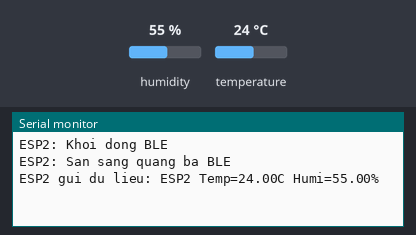
The sketch below on a simulated ESP32. On the bench: the last lines printed to the serial monitor. The inputs (shaded band) are chosen by the test bench; at power-on: humidity 55 %, temperature 24 °C. Nothing arrives over Bluetooth unless stated; a phone connects over Bluetooth LE 3 s after start.

Above: at 5.8 s.
5.9 s: humidity set to 22 %
At 10.8 s:
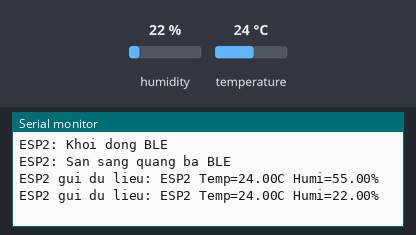
11.9 s: temperature set to 12 °C
At 15.4 s:
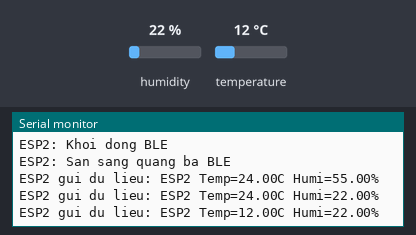
17.9 s: humidity set to 40 %
At 21.3 s:
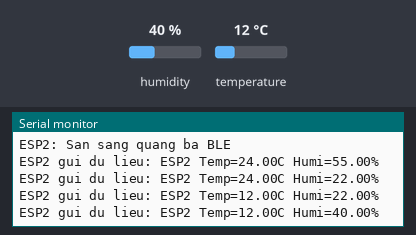
Timing chart, 0 to 22.8 s (numbered marks = the images above; inputs shaded):
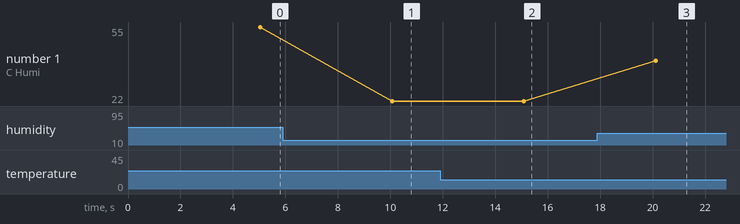

The sketch:

esp2_ble.ino
```cpp
#include <BLEDevice.h>
#include <BLEServer.h>
#include <BLEUtils.h>
#include <BLE2902.h>
#include "DHT.h"

#define DHTPIN 4
#define DHTTYPE DHT11
DHT dht(DHTPIN, DHTTYPE);

// BLE UUID
#define SERVICE_UUID        "12345678-1234-1234-1234-1234567890ab"
#define CHARACTERISTIC_UUID "abcdefab-1234-1234-1234-abcdefabcdef"

BLEServer *pServer = NULL;
BLECharacteristic *pCharacteristic = NULL;
bool deviceConnected = false;

// Callback BLE
class MyServerCallbacks : public BLEServerCallbacks {
  void onConnect(BLEServer* pServer) { deviceConnected = true; }
  void onDisconnect(BLEServer* pServer) {
    deviceConnected = false;
    pServer->startAdvertising();
  }
};

void setup() {
  Serial.begin(115200);
  Serial.println("ESP2: Khoi dong BLE");

  dht.begin();

  // BLE setup
  BLEDevice::init("ESP2");  // Tên BLE thi?t b?
  pServer = BLEDevice::createServer();
  pServer->setCallbacks(new MyServerCallbacks());

  BLEService *pService = pServer->createService(SERVICE_UUID);

  pCharacteristic = pService->createCharacteristic(
                      CHARACTERISTIC_UUID,
                      BLECharacteristic::PROPERTY_NOTIFY |
                      BLECharacteristic::PROPERTY_READ
                    );
  pCharacteristic->addDescriptor(new BLE2902());

  pService->start();

  pServer->getAdvertising()->addServiceUUID(SERVICE_UUID);
  pServer->getAdvertising()->setScanResponse(true);
  pServer->getAdvertising()->start();

  Serial.println("ESP2: San sang quang ba BLE");
}

void loop() {
  float temp = dht.readTemperature();
  float hum = dht.readHumidity();

  if (isnan(temp) || isnan(hum)) {
    Serial.println("ESP2: Loi doc DHT11");
    delay(3000);
    return;
  }

  if (deviceConnected) {
    char sendBuffer[50];
    snprintf(sendBuffer, sizeof(sendBuffer),
             "ESP2 Temp=%.2fC Humi=%.2f%%", temp, hum);

    Serial.print("ESP2 gui du lieu: ");
    Serial.println(sendBuffer);

    pCharacteristic->setValue(sendBuffer);
    pCharacteristic->notify();
  }

  delay(5000); // g?i m?i 5 giây
}
```

Measured:
- after the input at 5.9 s, the serial monitor: prints a new line after 4.2 s (image 1)
- after the input at 11.9 s, the serial monitor: prints a new line after 3.2 s (image 2)
- after the input at 17.9 s, the serial monitor: prints a new line after 2.2 s (image 3)
- plotted number 1: 55 → 22 after the input at 5.9 s, 22 → 40 after the input at 17.9 s
